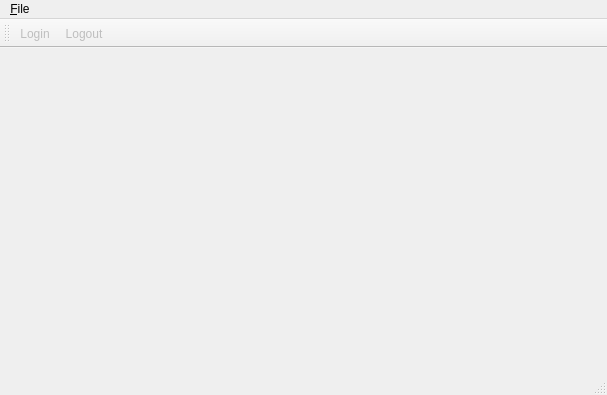
<?xml version="1.0" encoding="UTF-8"?>
<ui version="4.0">
 <class>SkeletonMainWindow</class>
 <widget class="QMainWindow" name="SkeletonMainWindow">
  <property name="enabled">
   <bool>true</bool>
  </property>
  <property name="geometry">
   <rect>
    <x>0</x>
    <y>0</y>
    <width>607</width>
    <height>395</height>
   </rect>
  </property>
  <property name="windowTitle">
   <string>Wolframe Qt Skeleton</string>
  </property>
  <property name="windowIcon">
   <iconset resource="../qtclient/qtclient.qrc">
    <normaloff>:/images/wolframe.png</normaloff>:/images/wolframe.png</iconset>
  </property>
  <property name="documentMode">
   <bool>true</bool>
  </property>
  <property name="themeAuthor" stdset="0">
   <string>Andreas Baumann</string>
  </property>
  <property name="themeBaseStyle" stdset="0">
   <string>plastique</string>
  </property>
  <widget class="QMdiArea" name="centralWidget">
   <property name="viewMode">
    <enum>QMdiArea::SubWindowView</enum>
   </property>
  </widget>
  <widget class="QMenuBar" name="menuBar">
   <property name="geometry">
    <rect>
     <x>0</x>
     <y>0</y>
     <width>607</width>
     <height>25</height>
    </rect>
   </property>
   <widget class="QMenu" name="menuFile">
    <property name="title">
     <string>&amp;File</string>
    </property>
    <addaction name="actionLogin"/>
    <addaction name="actionLogout"/>
    <addaction name="actionManageServers"/>
    <addaction name="separator"/>
    <addaction name="actionExit"/>
   </widget>
   <addaction name="menuFile"/>
  </widget>
  <widget class="QStatusBar" name="statusbar"/>
  <widget class="QToolBar" name="toolBarConnection">
   <property name="windowTitle">
    <string>toolBar_2</string>
   </property>
   <attribute name="toolBarArea">
    <enum>TopToolBarArea</enum>
   </attribute>
   <attribute name="toolBarBreak">
    <bool>false</bool>
   </attribute>
   <addaction name="actionLogin"/>
   <addaction name="actionLogout"/>
  </widget>
  <action name="actionExit">
   <property name="icon">
    <iconset resource="../qtclient/qtclient.qrc">
     <normaloff>:/images/exit.png</normaloff>:/images/exit.png</iconset>
   </property>
   <property name="text">
    <string>&amp;Exit</string>
   </property>
   <property name="toolTip">
    <string>Exit the Wolframe client</string>
   </property>
   <property name="shortcut">
    <string>Ctrl+Q</string>
   </property>
   <property name="menuRole">
    <enum>QAction::QuitRole</enum>
   </property>
   <property name="defaultShortcut" stdset="0">
    <string notr="true">QKeySequence::Quit</string>
   </property>
  </action>
  <action name="actionLogin">
   <property name="enabled">
    <bool>false</bool>
   </property>
   <property name="icon">
    <iconset resource="../example/example.qrc">
     <normaloff>:/images/login.png</normaloff>:/images/login.png</iconset>
   </property>
   <property name="text">
    <string>&amp;Login</string>
   </property>
   <property name="toolTip">
    <string>Login to a Wolframe server</string>
   </property>
  </action>
  <action name="actionLogout">
   <property name="enabled">
    <bool>false</bool>
   </property>
   <property name="icon">
    <iconset resource="../example/example.qrc">
     <normaloff>:/images/logout.png</normaloff>:/images/logout.png</iconset>
   </property>
   <property name="text">
    <string>L&amp;ogout</string>
   </property>
   <property name="toolTip">
    <string>Logout from the Wolframe server</string>
   </property>
  </action>
  <action name="actionManageServers">
   <property name="text">
    <string>&amp;Manage servers...</string>
   </property>
   <property name="toolTip">
    <string>Manage the list of Wolframe servers</string>
   </property>
  </action>
 </widget>
 <resources>
  <include location="../example/example.qrc"/>
  <include location="../qtclient/qtclient.qrc"/>
 </resources>
 <connections/>
</ui>
